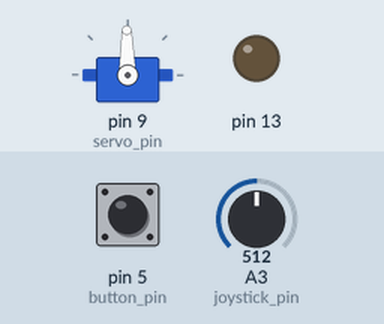
Bench run of a sketch on a simulated Arduino Mega 2560, built with avr-gcc and run on an emulated ATmega2560. Parts: servo, output pins drawn as LEDs (lit = HIGH). Wiring (inferred from the names in the program): servo: signal pin 9. Inputs (shaded band) come from the test bench; at power-on: A3 (joystick_pin) = 512, pin 5 (button_pin) HIGH. Servo pulses on a pin are drawn as a servo (544–2400 µs = 0–180°); pins used as bus, display or sensor lines are not drawn.

Above: at 1.2 s.
1.3 s: A3 (joystick_pin) set to 716
At 2.2 s:
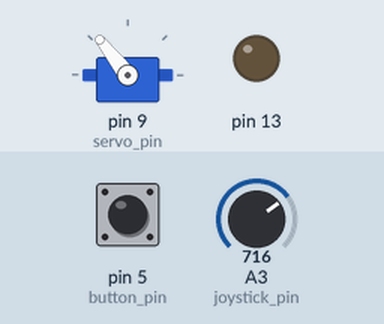
2.8 s: A3 (joystick_pin) set to 900
At 3.6 s:
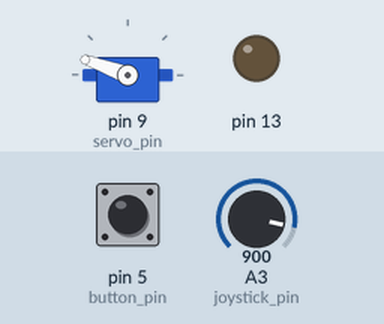
4.3 s: A3 (joystick_pin) set to 1023
At 4.8 s:
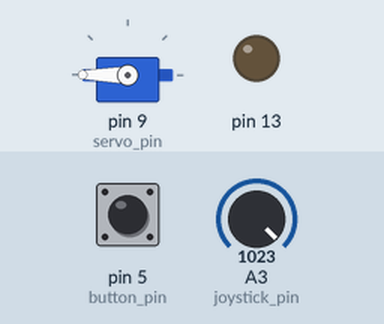
5.8 s: A3 (joystick_pin) set to 306
At 7.0 s:
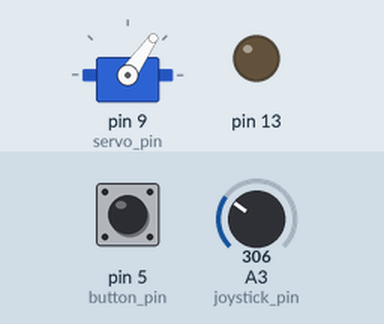
7.3 s: pin 5 (button_pin) pulled LOW for 0.15 s
8.9 s: A3 (joystick_pin) set to 122
At 9.4 s:
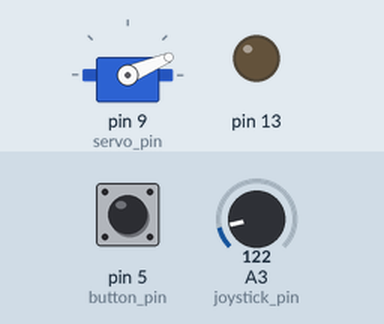
Timing chart, 0 to 11.4 s (numbered marks = the images above; inputs shaded):
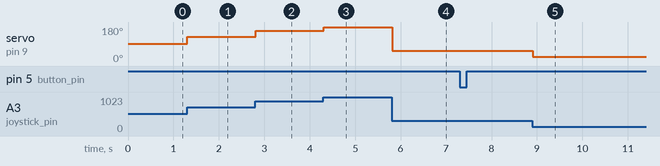

Measured:
- after the input at 1.3 s, servo on pin 9 (servo_pin): 91° → 128° at once
- after the input at 2.8 s, servo on pin 9 (servo_pin): 128° → 160° at once
- after the input at 4.3 s, servo on pin 9 (servo_pin): 160° → 180° at once
- after the input at 5.8 s, servo on pin 9 (servo_pin): 180° → 55° at once
- after the input at 8.9 s, servo on pin 9 (servo_pin): 55° → 23° at once

The sketch:

project_1_milestone_1.ino
```cpp
//#include <Servo.h>

// Digital
//Servo servo;
int servo_pin = 9;
int button_pin = 5;

// Analog
int joystick_pin = A3;

// Control
boolean clicked = false;
int signature = 'D';
int sequence = 0;
int sequence_length = 10;
int sequence_location = 0;

void setup() {
  //servo.attach(servo_pin);

  pinMode(button_pin, INPUT);
  pinMode(servo_pin, OUTPUT);
  pinMode(13, OUTPUT);

  //Clear timer
  TCCR3A = 0;
  TCCR3B = 0; // Timer Counter Control Register 3

  // Set timer to ctc mode (resets when we hit assigned max value) Fires interrupt.
  TCCR3B |= (1<<WGM32);
  TCCR3B |= (1<<CS10); // Prescale to 1
  OCR3A = 8000; //0.0005s

  // Output Compare Interupt Enable 3A
  TIMSK3 |= (1<<OCIE3A);
  TCNT3 = 0;

  //PWM (Runs a pin, creates a square wave.)
  // Clear timer
  TCCR1A = 0;
  TCCR1B = 0;

  // Clear interrupt;
  TIMSK1 &= ~(1<<OCIE1C);
  //Fast PWM mode
  TCCR1A |= (1<<WGM10) | (1<<WGM11);
  TCCR1B |= (1<<WGM12) | (1<<WGM13);

  //Enable output on pin 13
  TCCR1A |= (1<<COM1C1);
  //No Prescaler
  TCCR1B |= (1<<CS10);

  OCR1A = 421; //1/38000 s period
  OCR1C = 0;
  //OCR1C = 210; // Target

  sequence = (signature<<2) + 1;
  sequence_location = sequence_length;
}

ISR(TIMER3_COMPA_vect) {
  if(sequence_location < sequence_length) {
    int data = (sequence & (1 << sequence_location));

    if(data != 0) {
      OCR1C = 210;
    } else {
      OCR1C = 0;
    }

    sequence_location++;
  } else {
    OCR1C = 0;
  }
}

void loop() {
  int joystick_val = analogRead(joystick_pin);
  //int servo_val = map(joystick_val, 0, 1023, 0, 180);
  int servo_val = map(joystick_val, 0, 1023, 500, 2500);

  // Found at: http://www.robotshop.com/blog/en/arduino-5-minute-tutorials-lesson-5-servo-motors-3636
  digitalWrite(servo_pin, HIGH);
  delayMicroseconds(servo_val);
  digitalWrite(servo_pin, LOW);

  //servo.write(servo_val);
  int button_pressed = digitalRead(button_pin);

  if(button_pressed == LOW) {
    if(sequence_location >= sequence_length && !clicked) {
      clicked = true;
      sequence_location = 0;
    }
  } else if(clicked) {
    clicked = false;
  }

  delay(15);
}
```
